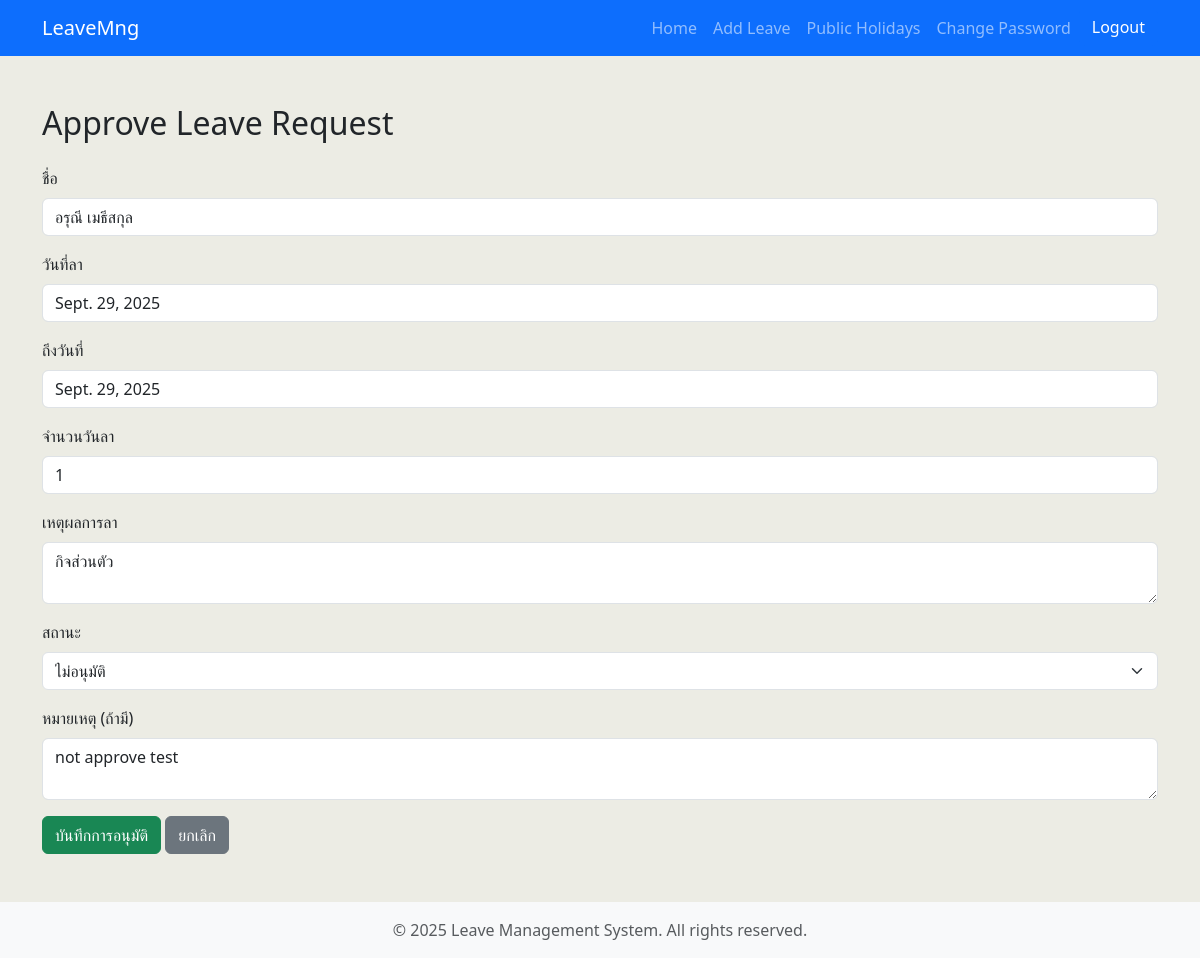
The app's page /approve_form/52/ (signed in) with its own data.
### leaveapp/models.py (models this page shows, shortened)
class Leave_Detail(models.Model):
    REASON_CHOICES = [
        ("ป่วย", "ป่วย"),
        ("กิจส่วนตัว", "กิจส่วนตัว"),
        ("ลาพักร้อน", "ลาพักร้อน"),
    ]
    STATUS_CHOICES = [
        ("รอดำเนินการ", "รอดำเนินการ"),
        ("อนุมัติ", "อนุมัติ"),
        ("ไม่อนุมัติ", "ไม่อนุมัติ"),
    ]
    name = models.CharField(max_length=150)
    submit_date = models.DateField(default=datetime.date.today)
    leave_date_from = models.DateField()
    leave_date_to = models.DateField()
    leave_days_count = models.IntegerField(default=0)
    reason = models.CharField(max_length=50, choices=REASON_CHOICES)
    document = models.FileField(upload_to="leave_documents/", blank=True, null=True)
    status = models.CharField(
        max_length=20, default="รอดำเนินการ", choices=STATUS_CHOICES
    )
    remarks = models.TextField(blank=True, null=True)

### leaveapp/views.py (the view, shortened to what this page needs)
# urls.py: path("approve_form/<int:leave_id>/", views.approve_form, name="approve_form"),
def approve_form(request, leave_id):
    leave = Leave_Detail.objects.get(id=leave_id)
    return render(request, "leaveapp/approve_form.html", {"leave": leave})

### templates/leaveapp/approve_form.html (shortened to what this page needs)
{% extends 'leaveapp/layout.html' %}
{% block content %}
<div class="container pt-5 pb-5">
    <h2 class="mb-4">Approve Leave Request</h2>
    <form method="post">
        <div class="mb-3">
            <label class="form-label">ชื่อ</label>
            <input type="text" class="form-control" value="{{ leave.name }}" readonly>
        </div>
        <div class="mb-3">
            <label class="form-label">วันที่ลา</label>
            <input type="text" class="form-control" value="{{ leave.leave_date_from }}" readonly>
        </div>
        <div class="mb-3">
            <label class="form-label">ถึงวันที่</label>
            <input type="text" class="form-control" value="{{ leave.leave_date_to }}" readonly>
        </div>
        <div class="mb-3">
            <label class="form-label">จำนวนวันลา</label>
            <input type="text" class="form-control" value="{{ leave.leave_days_count }}" readonly>
        </div>
        <div class="mb-3">
            <label class="form-label">เหตุผลการลา</label>
            <textarea class="form-control" rows="2" readonly>{{ leave.reason }}</textarea>
        </div>
        <div class="mb-3">
            <label class="form-label">สถานะ</label>
            <select name="status" class="form-select" required>
                <option value="ไม่อนุมัติ" {% if leave.status == "ไม่อนุมัติ" %}selected{% endif %}>ไม่อนุมัติ</option>
            </select>
        </div>
        <div class="mb-3">
            <label class="form-label">หมายเหตุ (ถ้ามี)</label>
            <textarea name="remarks" class="form-control" rows="2">{{ leave.remarks }}</textarea>
        </div>
        <button type="submit" class="btn btn-success">บันทึกการอนุมัติ</button>
        <a href="{% url 'approve_leave' %}" class="btn btn-secondary">ยกเลิก</a>
    </form>
</div>
{% endblock %}

### records on screen
Leave_Detail: name "อรุณี เมธีสกุล", leave_date_from "Sept. 29, 2025", leave_date_to "Sept. 29, 2025", leave_days_count "1", reason "กิจส่วนตัว", status "ไม่อนุมัติ", remarks "not approve test"

### other values on screen
{{ year|default:2025 }} "2025"
